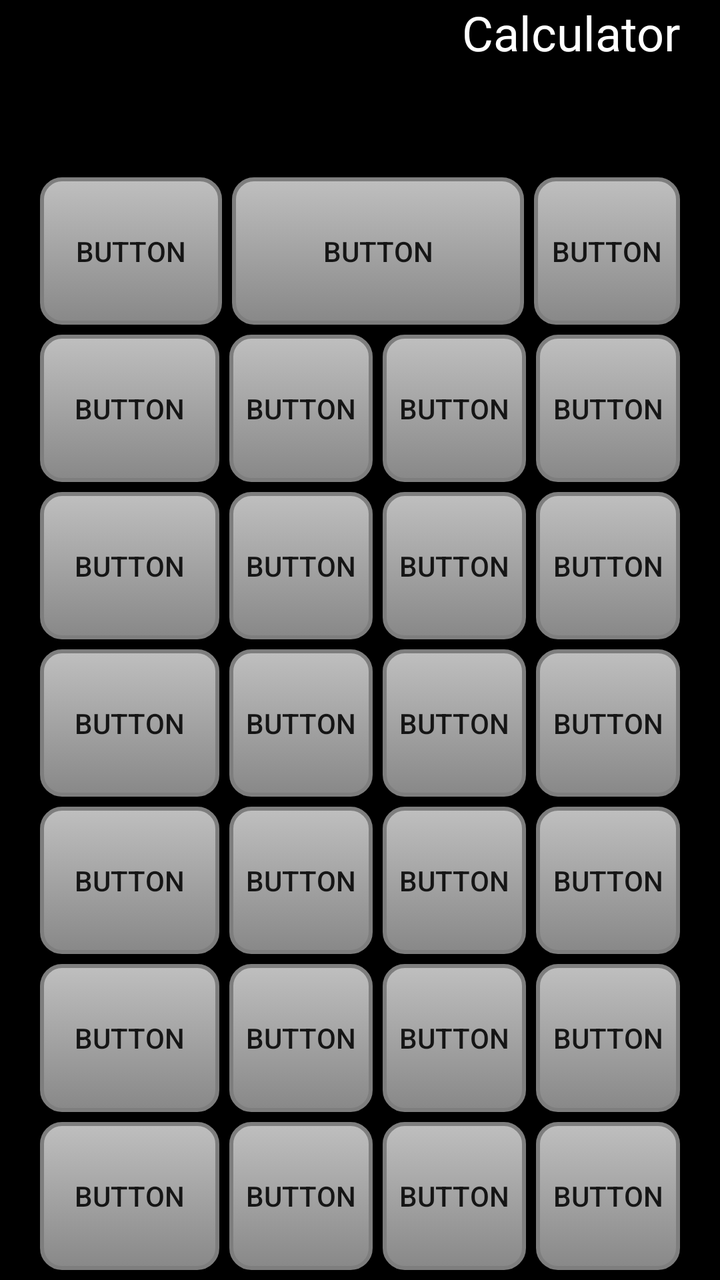
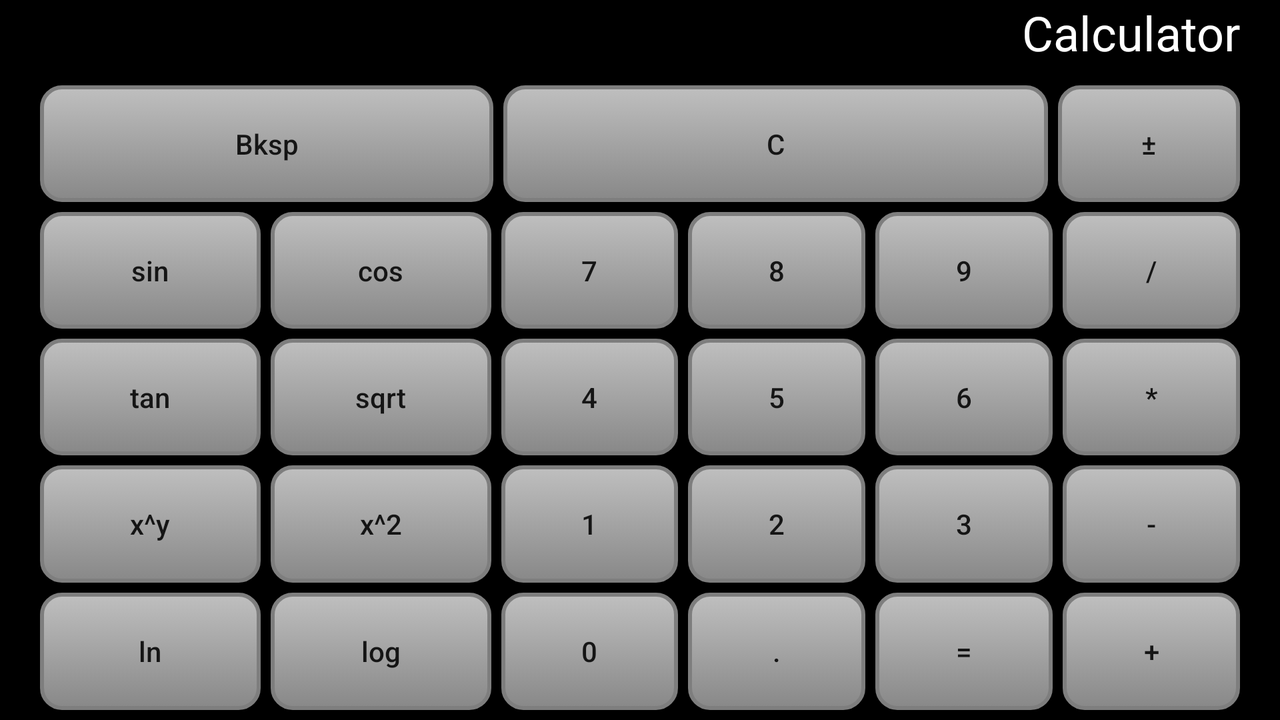

The same Android screen from two of the app's own layout files: first res/layout/ as a phone draws it, then the repository's variant for another configuration, drawn on a device whose configuration selects that folder. Both files follow.
<!-- AndroidManifest.xml: application theme Theme.Kalkulator -->
<!-- res/layout/activity_advanced_calculator.xml -->
<?xml version="1.0" encoding="utf-8"?>
<LinearLayout xmlns:android="http://schemas.android.com/apk/res/android"
    xmlns:app="http://schemas.android.com/apk/res-auto"
    xmlns:tools="http://schemas.android.com/tools"
    android:layout_width="match_parent"
    android:layout_height="match_parent"
    tools:context=".AdvancedCalculator"
    android:background="#000000"
    android:backgroundTint="#000000"
    android:baselineAligned="false"
    android:gravity="center"
    android:paddingLeft="20dp"
    android:paddingRight="20dp"
    android:orientation="vertical">

    <TextView
        android:id="@+id/textView4"
        android:layout_width="match_parent"
        android:layout_height="wrap_content"
        android:layout_marginBottom="5dp"
        android:layout_weight="2"
        android:text="@string/Calculator"
        android:textAlignment="viewEnd"
        android:textAllCaps="false"
        android:textColor="@color/white"
        android:textSize="24sp" />



    <LinearLayout
        android:layout_weight="1"
        android:layout_width="match_parent"
        android:layout_height="wrap_content"
        android:gravity="center"

        android:orientation="horizontal"
        android:paddingBottom="5dp">
        <Button
            android:background="@drawable/rounded_corner"
            android:id="@+id/button4"
            android:layout_width="0dp"
            android:layout_height="match_parent"
            android:layout_weight="5"
            android:text="Button"
            tools:ignore="NestedWeights"
            android:layout_marginEnd="5dp"/>
        <Button
            android:background="@drawable/rounded_corner"
            android:id="@+id/button5"
            android:layout_width="0dp"
            android:layout_height="match_parent"
            android:layout_weight="8"
            android:text="Button"
            android:layout_marginEnd="5dp"/>
        <Button
            android:background="@drawable/rounded_corner"
            android:id="@+id/button6"
            android:layout_width="0dp"
            android:layout_height="match_parent"
            android:layout_weight="4"
            android:text="Button" />
    </LinearLayout>
    <LinearLayout

        android:layout_weight="1"
        android:layout_width="match_parent"
        android:layout_height="wrap_content"
        android:gravity="center"
        android:orientation="horizontal"
        android:paddingBottom="5dp">
        <Button
            android:background="@drawable/rounded_corner"
            android:id="@+id/button7"
            android:layout_width="0dp"
            android:layout_height="match_parent"
            android:layout_weight="5"
            android:text="Button"
            android:layout_marginEnd="5dp"
            tools:ignore="NestedWeights" />
        <Button
            android:background="@drawable/rounded_corner"
            android:id="@+id/button8"
            android:layout_width="0dp"
            android:layout_height="match_parent"
            android:layout_weight="4"
            android:text="Button"
            android:layout_marginEnd="5dp"/>
        <Button
            android:background="@drawable/rounded_corner"
            android:id="@+id/button9"
            android:layout_width="0dp"
            android:layout_height="match_parent"
            android:layout_weight="4"
            android:text="Button"
            android:layout_marginEnd="5dp"/>
        <Button
            android:background="@drawable/rounded_corner"
            android:id="@+id/button10"
            android:layout_width="0dp"
            android:layout_height="match_parent"
            android:layout_weight="4"
            android:text="Button" />
    </LinearLayout>
    <LinearLayout
        android:layout_width="match_parent"
        android:layout_height="wrap_content"
        android:gravity="center"
        android:layout_weight="1"
        android:orientation="horizontal"
        android:paddingBottom="5dp">
        <Button
            android:background="@drawable/rounded_corner"
            android:id="@+id/button11"
            android:layout_width="0dp"
            android:layout_height="match_parent"
            android:layout_weight="5"
            android:text="Button"
            android:layout_marginEnd="5dp"
            tools:ignore="NestedWeights" />
        <Button
            android:background="@drawable/rounded_corner"
            android:id="@+id/button12"
            android:layout_width="0dp"
            android:layout_height="match_parent"
            android:layout_weight="4"
            android:text="Button"
            android:layout_marginEnd="5dp"/>
        <Button
            android:background="@drawable/rounded_corner"
            android:id="@+id/button13"
            android:layout_width="0dp"
            android:layout_height="match_parent"
            android:layout_weight="4"
            android:text="Button"
            android:layout_marginEnd="5dp"/>
        <Button
            android:background="@drawable/rounded_corner"
            android:id="@+id/button14"
            android:layout_width="0dp"
            android:layout_height="match_parent"
            android:layout_weight="4"
            android:text="Button" />
    </LinearLayout>
    <LinearLayout
        android:layout_width="match_parent"
        android:layout_height="wrap_content"
        android:gravity="center"
        android:layout_weight="1"
        android:orientation="horizontal"
        android:paddingBottom="5dp">
        <Button
            android:background="@drawable/rounded_corner"
            android:id="@+id/button15"
            android:layout_width="0dp"
            android:layout_height="match_parent"
            android:layout_weight="5"
            android:text="Button"
            android:layout_marginEnd="5dp"
            tools:ignore="NestedWeights" />
        <Button
            android:background="@drawable/rounded_corner"
            android:id="@+id/button16"
            android:layout_width="0dp"
            android:layout_height="match_parent"
            android:layout_weight="4"
            android:text="Button"
            android:layout_marginEnd="5dp"/>
        <Button
            android:background="@drawable/rounded_corner"
            android:id="@+id/button17"
            android:layout_width="0dp"
            android:layout_height="match_parent"
            android:layout_weight="4"
            android:text="Button"
            android:layout_marginEnd="5dp"/>
        <Button
            android:background="@drawable/rounded_corner"
            android:id="@+id/button18"
            android:layout_width="0dp"
            android:layout_height="match_parent"
            android:layout_weight="4"
            android:text="Button" />
    </LinearLayout>
    <LinearLayout
        android:layout_weight="1"
        android:layout_width="match_parent"
        android:layout_height="wrap_content"
        android:gravity="center"
        android:orientation="horizontal"
        android:paddingBottom="5dp">
        <Button
            android:background="@drawable/rounded_corner"
            android:id="@+id/button19"
            android:layout_width="0dp"
            android:layout_height="match_parent"
            android:layout_weight="5"
            android:text="Button"
            android:layout_marginEnd="5dp"
            tools:ignore="NestedWeights" />
        <Button
            android:background="@drawable/rounded_corner"
            android:id="@+id/button20"
            android:layout_width="0dp"
            android:layout_height="match_parent"
            android:layout_weight="4"
            android:text="Button"
            android:layout_marginEnd="5dp"/>
        <Button
            android:background="@drawable/rounded_corner"
            android:id="@+id/button21"
            android:layout_width="0dp"
            android:layout_height="match_parent"
            android:layout_weight="4"
            android:text="Button"
            android:layout_marginEnd="5dp"/>
        <Button
            android:background="@drawable/rounded_corner"
            android:id="@+id/button22"
            android:layout_width="0dp"
            android:layout_height="match_parent"
            android:layout_weight="4"
            android:text="Button" />
    </LinearLayout>
    <LinearLayout
        android:layout_weight="1"
        android:layout_width="match_parent"
        android:layout_height="wrap_content"
        android:gravity="center"
        android:orientation="horizontal"
        android:paddingBottom="5dp">
        <Button
            android:background="@drawable/rounded_corner"
            android:id="@+id/button23"
            android:layout_width="0dp"
            android:layout_height="match_parent"
            android:layout_weight="5"
            android:text="Button"
            android:layout_marginEnd="5dp"
            tools:ignore="NestedWeights" />
        <Button
            android:background="@drawable/rounded_corner"
            android:id="@+id/button24"
            android:layout_width="0dp"
            android:layout_height="match_parent"
            android:layout_weight="4"
            android:text="Button"
            android:layout_marginEnd="5dp"/>
        <Button
            android:background="@drawable/rounded_corner"
            android:id="@+id/button25"
            android:layout_width="0dp"
            android:layout_height="match_parent"
            android:layout_weight="4"
            android:text="Button"
            android:layout_marginEnd="5dp"/>
        <Button
            android:background="@drawable/rounded_corner"
            android:id="@+id/button26"
            android:layout_width="0dp"
            android:layout_height="match_parent"
            android:layout_weight="4"
            android:text="Button" />
    </LinearLayout>
    <LinearLayout
        android:layout_weight="1"
        android:layout_width="match_parent"
        android:layout_height="wrap_content"
        android:gravity="center"
        android:orientation="horizontal"
        android:paddingBottom="5dp">
        <Button
            android:background="@drawable/rounded_corner"
            android:id="@+id/button27"
            android:layout_width="0dp"
            android:layout_height="match_parent"
            android:layout_weight="5"
            android:text="Button"
            android:layout_marginEnd="5dp"
            tools:ignore="NestedWeights" />
        <Button
            android:background="@drawable/rounded_corner"
            android:id="@+id/button28"
            android:layout_width="0dp"
            android:layout_height="match_parent"
            android:layout_weight="4"
            android:text="Button"
            android:layout_marginEnd="5dp"/>
        <Button
            android:background="@drawable/rounded_corner"
            android:id="@+id/button29"
            android:layout_width="0dp"
            android:layout_height="match_parent"
            android:layout_weight="4"
            android:text="Button"
            android:layout_marginEnd="5dp"/>
        <Button
            android:background="@drawable/rounded_corner"
            android:id="@+id/button30"
            android:layout_width="0dp"
            android:layout_height="match_parent"
            android:layout_weight="4"
            android:text="Button" />
    </LinearLayout>
</LinearLayout>
<!-- resources referenced by this layout -->
<resources>
  <!-- drawable rounded_corner (drawable) -->
  <?xml version="1.0" encoding="utf-8"?>
  <selector xmlns:android="http://schemas.android.com/apk/res/android" >
      <item android:state_pressed="true" >
          <shape android:shape="rectangle"  >
              <corners android:radius="10dip" />
              <stroke android:width="2dip" android:color="#7E7E7E" />
              <gradient android:angle="-90" android:startColor="#595959" android:endColor="#A6A6A6"  />
          </shape>
      </item>
      <item android:state_focused="true">
          <shape android:shape="rectangle"  >
              <corners android:radius="10dip" />
              <stroke android:width="2dip" android:color="#7E7E7E" />
              <solid android:color="#888888"/>
          </shape>
      </item>
      <item >
          <shape android:shape="rectangle"  >
              <corners android:radius="10dip" />
              <stroke android:width="2dip" android:color="#7E7E7E" />
              <gradient android:angle="-90" android:startColor="#BFBFBF" android:endColor="#888888" />
          </shape>
      </item>
  </selector>
  <string name="Calculator">Calculator</string>
  <style name="Theme.Kalkulator" parent="Theme.AppCompat.Light.DarkActionBar">
          
          <item name="colorPrimary">@color/purple_500</item>
          <item name="colorPrimaryVariant">@color/purple_700</item>
          <item name="colorOnPrimary">@color/white</item>
          
          <item name="colorSecondary">@color/teal_200</item>
          <item name="colorSecondaryVariant">@color/teal_700</item>
          <item name="colorOnSecondary">@color/black</item>
          
          <item name="android:statusBarColor" tools:targetApi="l">?attr/colorPrimaryVariant</item>
          
      </style>
</resources>
<!-- res/layout-land/activity_advanced_calculator.xml (the repository's variant of the layout above) -->
<!-- drawn on the phone turned sideways -->
<?xml version="1.0" encoding="utf-8"?>
<LinearLayout xmlns:android="http://schemas.android.com/apk/res/android"
    xmlns:app="http://schemas.android.com/apk/res-auto"
    xmlns:tools="http://schemas.android.com/tools"
    android:layout_width="match_parent"
    android:layout_height="match_parent"
    tools:context=".AdvancedCalculator"
    android:background="#000000"
    android:backgroundTint="#000000"
    android:baselineAligned="false"
    android:gravity="center"
    android:paddingLeft="20dp"
    android:paddingRight="20dp"
    android:orientation="vertical">

    <TextView
        android:id="@+id/textView4"
        android:layout_width="match_parent"
        android:layout_height="wrap_content"
        android:layout_weight="1"
        android:text="@string/Calculator"
        android:textAlignment="viewEnd"
        android:textAllCaps="false"
        android:textColor="@color/white"
        android:textSize="24sp" />



    <LinearLayout
        android:layout_weight="1"
        android:layout_width="match_parent"
        android:layout_height="wrap_content"
        android:gravity="center"

        android:orientation="horizontal"
        android:paddingBottom="5dp">
        <Button
            android:background="@drawable/rounded_corner"
            android:id="@+id/button4"
            android:layout_width="0dp"
            android:layout_height="match_parent"
            android:layout_weight="10"
            android:text="@string/Bksp"
            android:textAllCaps="false"
            tools:ignore="NestedWeights"
            android:layout_marginEnd="5dp"/>
        <Button
            android:background="@drawable/rounded_corner"
            android:id="@+id/button5"
            android:layout_width="0dp"
            android:layout_height="match_parent"
            android:layout_weight="12"
            android:text="@string/C"
            android:layout_marginEnd="5dp"/>
        <Button
            android:background="@drawable/rounded_corner"
            android:id="@+id/button6"
            android:layout_width="0dp"
            android:layout_height="match_parent"
            android:layout_weight="4"
            android:text="@string/Plus_minus" />
    </LinearLayout>

    <LinearLayout
        android:layout_width="match_parent"
        android:layout_height="wrap_content"
        android:gravity="center"
        android:layout_weight="1"
        android:orientation="horizontal"
        android:paddingBottom="5dp">
        <Button
            android:background="@drawable/rounded_corner"
            android:id="@+id/button7"
            android:layout_width="0dp"
            android:layout_height="match_parent"
            android:layout_weight="5"
            android:text="@string/Sin"
            android:textAllCaps="false"
            android:layout_marginEnd="5dp"
            tools:ignore="NestedWeights" />
        <Button
            android:background="@drawable/rounded_corner"
            android:id="@+id/button8"
            android:layout_width="0dp"
            android:layout_height="match_parent"
            android:layout_weight="5"
            android:text="@string/Cos"
            android:textAllCaps="false"
            android:layout_marginEnd="5dp"/>
        <Button
            android:background="@drawable/rounded_corner"
            android:id="@+id/button15"
            android:layout_width="0dp"
            android:layout_height="match_parent"
            android:layout_weight="4"
            android:text="@string/Seven"
            android:layout_marginEnd="5dp"
            tools:ignore="NestedWeights" />
        <Button
            android:background="@drawable/rounded_corner"
            android:id="@+id/button16"
            android:layout_width="0dp"
            android:layout_height="match_parent"
            android:layout_weight="4"
            android:text="@string/Eight"
            android:layout_marginEnd="5dp"/>
        <Button
            android:background="@drawable/rounded_corner"
            android:id="@+id/button17"
            android:layout_width="0dp"
            android:layout_height="match_parent"
            android:layout_weight="4"
            android:text="@string/Nine"
            android:layout_marginEnd="5dp"/>
        <Button
            android:background="@drawable/rounded_corner"
            android:id="@+id/button18"
            android:layout_width="0dp"
            android:layout_height="match_parent"
            android:layout_weight="4"
            android:text="@string/Divide" />
    </LinearLayout>
    <LinearLayout
        android:layout_weight="1"
        android:layout_width="match_parent"
        android:layout_height="wrap_content"
        android:gravity="center"
        android:orientation="horizontal"
        android:paddingBottom="5dp">
        <Button
            android:background="@drawable/rounded_corner"
            android:id="@+id/button9"
            android:layout_width="0dp"
            android:layout_height="match_parent"
            android:layout_weight="5"
            android:text="@string/Tan"
            android:textAllCaps="false"
            android:layout_marginEnd="5dp"
            tools:ignore="NestedWeights" />
        <Button
            android:background="@drawable/rounded_corner"
            android:id="@+id/button11"
            android:layout_width="0dp"
            android:layout_height="match_parent"
            android:layout_weight="5"
            android:text="@string/Sqrt"
            android:textAllCaps="false"
            android:layout_marginEnd="5dp" />
        <Button
            android:background="@drawable/rounded_corner"
            android:id="@+id/button19"
            android:layout_width="0dp"
            android:layout_height="match_parent"
            android:layout_weight="4"
            android:text="@string/Four"
            android:layout_marginEnd="5dp"
            tools:ignore="NestedWeights" />
        <Button
            android:background="@drawable/rounded_corner"
            android:id="@+id/button20"
            android:layout_width="0dp"
            android:layout_height="match_parent"
            android:layout_weight="4"
            android:text="@string/Five"
            android:layout_marginEnd="5dp"/>
        <Button
            android:background="@drawable/rounded_corner"
            android:id="@+id/button21"
            android:layout_width="0dp"
            android:layout_height="match_parent"
            android:layout_weight="4"
            android:text="@string/Six"
            android:layout_marginEnd="5dp"/>
        <Button
            android:background="@drawable/rounded_corner"
            android:id="@+id/button22"
            android:layout_width="0dp"
            android:layout_height="match_parent"
            android:layout_weight="4"
            android:text="@string/multiply" />
    </LinearLayout>
    <LinearLayout
        android:layout_weight="1"
        android:layout_width="match_parent"
        android:layout_height="wrap_content"
        android:gravity="center"
        android:orientation="horizontal"
        android:paddingBottom="5dp">
        <Button
            android:background="@drawable/rounded_corner"
            android:id="@+id/button13"
            android:layout_width="0dp"
            android:layout_height="match_parent"
            android:layout_weight="5"
            android:text="@string/Pow"
            android:textAllCaps="false"
            android:layout_marginEnd="5dp"
            tools:ignore="NestedWeights" />
        <Button
            android:background="@drawable/rounded_corner"
            android:id="@+id/button12"
            android:layout_width="0dp"
            android:layout_height="match_parent"
            android:layout_weight="5"
            android:text="@string/Pow2"
            android:textAllCaps="false"
            android:layout_marginEnd="5dp"/>
        <Button
            android:background="@drawable/rounded_corner"
            android:id="@+id/button23"
            android:layout_width="0dp"
            android:layout_height="match_parent"
            android:layout_weight="4"
            android:text="@string/One"
            android:layout_marginEnd="5dp"
            tools:ignore="NestedWeights" />
        <Button
            android:background="@drawable/rounded_corner"
            android:id="@+id/button24"
            android:layout_width="0dp"
            android:layout_height="match_parent"
            android:layout_weight="4"
            android:text="@string/Two"
            android:layout_marginEnd="5dp"/>
        <Button
            android:background="@drawable/rounded_corner"
            android:id="@+id/button25"
            android:layout_width="0dp"
            android:layout_height="match_parent"
            android:layout_weight="4"
            android:text="@string/Three"
            android:layout_marginEnd="5dp"/>
        <Button
            android:background="@drawable/rounded_corner"
            android:id="@+id/button26"
            android:layout_width="0dp"
            android:layout_height="match_parent"
            android:layout_weight="4"
            android:text="@string/Subtract" />
    </LinearLayout>
    <LinearLayout
        android:layout_weight="1"
        android:layout_width="match_parent"
        android:layout_height="wrap_content"
        android:gravity="center"
        android:orientation="horizontal"
        android:paddingBottom="5dp">
        <Button
            android:background="@drawable/rounded_corner"
            android:id="@+id/button10"
            android:layout_width="0dp"
            android:layout_height="match_parent"
            android:layout_weight="5"
            android:text="@string/Ln"
            android:textAllCaps="false"
            tools:ignore="NestedWeights"
            android:layout_marginEnd="5dp"/>


        <Button
            android:background="@drawable/rounded_corner"
            android:id="@+id/button14"
            android:layout_width="0dp"
            android:layout_height="match_parent"
            android:layout_weight="5"
            android:text="@string/Log"
            android:textAllCaps="false"
            android:layout_marginEnd="5dp"/>
        <Button
            android:background="@drawable/rounded_corner"
            android:id="@+id/button27"
            android:layout_width="0dp"
            android:layout_height="match_parent"
            android:layout_weight="4"
            android:text="@string/Zero"
            android:layout_marginEnd="5dp" />
        <Button
            android:background="@drawable/rounded_corner"
            android:id="@+id/button28"
            android:layout_width="0dp"
            android:layout_height="match_parent"
            android:layout_weight="4"
            android:text="@string/Dot"
            android:layout_marginEnd="5dp"/>
        <Button
            android:background="@drawable/rounded_corner"
            android:id="@+id/button29"
            android:layout_width="0dp"
            android:layout_height="match_parent"
            android:layout_weight="4"
            android:text="@string/Equal"
            android:layout_marginEnd="5dp"/>
        <Button
            android:background="@drawable/rounded_corner"
            android:id="@+id/button30"
            android:layout_width="0dp"
            android:layout_height="match_parent"
            android:layout_weight="4"
            android:text="@string/Add" />
    </LinearLayout>
</LinearLayout>
<!-- resources referenced by the variant -->
<!-- as the phone turned sideways resolves them -->
<resources>
  <!-- drawable rounded_corner (drawable) -->
  <?xml version="1.0" encoding="utf-8"?>
  <selector xmlns:android="http://schemas.android.com/apk/res/android" >
      <item android:state_pressed="true" >
          <shape android:shape="rectangle"  >
              <corners android:radius="10dip" />
              <stroke android:width="2dip" android:color="#7E7E7E" />
              <gradient android:angle="-90" android:startColor="#595959" android:endColor="#A6A6A6"  />
          </shape>
      </item>
      <item android:state_focused="true">
          <shape android:shape="rectangle"  >
              <corners android:radius="10dip" />
              <stroke android:width="2dip" android:color="#7E7E7E" />
              <solid android:color="#888888"/>
          </shape>
      </item>
      <item >
          <shape android:shape="rectangle"  >
              <corners android:radius="10dip" />
              <stroke android:width="2dip" android:color="#7E7E7E" />
              <gradient android:angle="-90" android:startColor="#BFBFBF" android:endColor="#888888" />
          </shape>
      </item>
  </selector>
  <string name="Add">+</string>
  <string name="Bksp">Bksp</string>
  <string name="C">C</string>
  <string name="Calculator">Calculator</string>
  <string name="Cos">cos</string>
  <string name="Divide">/</string>
  <string name="Dot">.</string>
  <string name="Eight">8</string>
  <string name="Equal">=</string>
  <string name="Five">5</string>
  <string name="Four">4</string>
  <string name="Ln">ln</string>
  <string name="Log">log</string>
  <string name="Nine">9</string>
  <string name="One">1</string>
  <string name="Plus_minus">±</string>
  <string name="Pow">x^y</string>
  <string name="Pow2">x^2</string>
  <string name="Seven">7</string>
  <string name="Sin">sin</string>
  <string name="Six">6</string>
  <string name="Sqrt">sqrt</string>
  <string name="Subtract">-</string>
  <string name="Tan">tan</string>
  <string name="Three">3</string>
  <string name="Two">2</string>
  <string name="Zero">0</string>
  <string name="multiply">*</string>
  <style name="Theme.Kalkulator" parent="Theme.AppCompat.Light.DarkActionBar">
          
          <item name="colorPrimary">@color/purple_500</item>
          <item name="colorPrimaryVariant">@color/purple_700</item>
          <item name="colorOnPrimary">@color/white</item>
          
          <item name="colorSecondary">@color/teal_200</item>
          <item name="colorSecondaryVariant">@color/teal_700</item>
          <item name="colorOnSecondary">@color/black</item>
          
          <item name="android:statusBarColor" tools:targetApi="l">?attr/colorPrimaryVariant</item>
          
      </style>
</resources>
